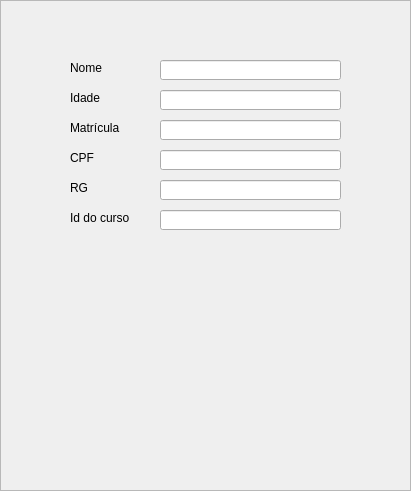
       <widget class="QFrame" name="frameAluno">
        <property name="geometry">
         <rect>
          <x>860</x>
          <y>10</y>
          <width>411</width>
          <height>491</height>
         </rect>
        </property>
        <property name="frameShape">
         <enum>QFrame::StyledPanel</enum>
        </property>
        <property name="frameShadow">
         <enum>QFrame::Raised</enum>
        </property>
        <widget class="QLineEdit" name="txtANome">
         <property name="geometry">
          <rect>
           <x>160</x>
           <y>60</y>
           <width>181</width>
           <height>20</height>
          </rect>
         </property>
        </widget>
        <widget class="QLineEdit" name="txtARg">
         <property name="geometry">
          <rect>
           <x>160</x>
           <y>180</y>
           <width>181</width>
           <height>20</height>
          </rect>
         </property>
        </widget>
        <widget class="QLineEdit" name="txtAMatricula">
         <property name="geometry">
          <rect>
           <x>160</x>
           <y>120</y>
           <width>181</width>
           <height>20</height>
          </rect>
         </property>
        </widget>
        <widget class="QLineEdit" name="txtAIdade">
         <property name="geometry">
          <rect>
           <x>160</x>
           <y>90</y>
           <width>181</width>
           <height>20</height>
          </rect>
         </property>
        </widget>
        <widget class="QLineEdit" name="txtACpf">
         <property name="geometry">
          <rect>
           <x>160</x>
           <y>150</y>
           <width>181</width>
           <height>20</height>
          </rect>
         </property>
        </widget>
        <widget class="QLineEdit" name="txtAIdCurso">
         <property name="geometry">
          <rect>
           <x>160</x>
           <y>210</y>
           <width>181</width>
           <height>20</height>
          </rect>
         </property>
        </widget>
        <widget class="QLabel" name="labANome">
         <property name="geometry">
          <rect>
           <x>70</x>
           <y>60</y>
           <width>91</width>
           <height>16</height>
          </rect>
         </property>
         <property name="text">
          <string>Nome</string>
         </property>
        </widget>
        <widget class="QLabel" name="labAIdade">
         <property name="geometry">
          <rect>
           <x>70</x>
           <y>90</y>
           <width>91</width>
           <height>16</height>
          </rect>
         </property>
         <property name="text">
          <string>Idade</string>
         </property>
        </widget>
        <widget class="QLabel" name="labAMatricula">
         <property name="geometry">
          <rect>
           <x>70</x>
           <y>120</y>
           <width>91</width>
           <height>16</height>
          </rect>
         </property>
         <property name="text">
          <string>Matrícula</string>
         </property>
        </widget>
        <widget class="QLabel" name="labACpf">
         <property name="geometry">
          <rect>
           <x>70</x>
           <y>150</y>
           <width>91</width>
           <height>16</height>
          </rect>
         </property>
         <property name="text">
          <string>CPF</string>
         </property>
        </widget>
        <widget class="QLabel" name="labARg">
         <property name="geometry">
          <rect>
           <x>70</x>
           <y>180</y>
           <width>91</width>
           <height>16</height>
          </rect>
         </property>
         <property name="text">
          <string>RG</string>
         </property>
        </widget>
        <widget class="QLabel" name="labAIdCurso">
         <property name="geometry">
          <rect>
           <x>70</x>
           <y>210</y>
           <width>91</width>
           <height>16</height>
          </rect>
         </property>
         <property name="text">
          <string>Id do curso</string>
         </property>
        </widget>
       </widget>
